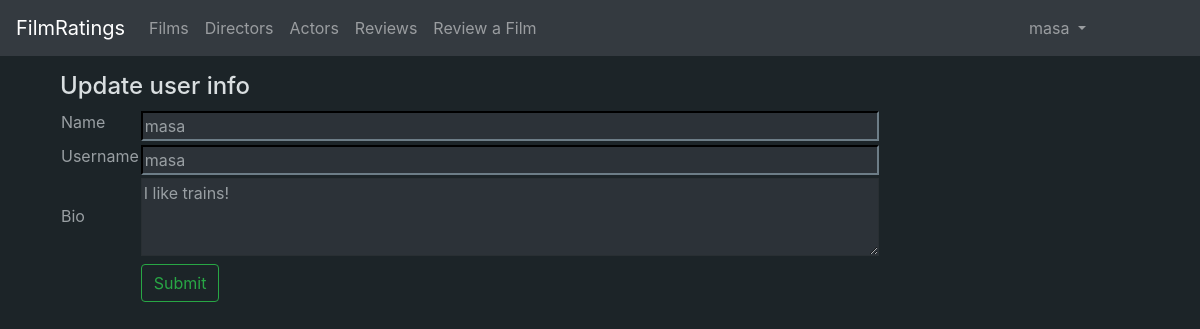
/user/2/edit (signed in), run on the app's committed database.
### application/auth/models.py (models this page shows, shortened)
class User(Base):
    __tablename__ = "account"
    name= db.Column(db.String(144), nullable=False)
    username = db.Column(db.String(144), nullable=False)
    password = db.Column(db.String(144), nullable=False)
    urole = db.Column(db.String(80), nullable = False)
    bio = db.Column(db.String(1200), nullable = True)
    ratings = db.relationship("Rating", cascade="all, delete-orphan")
    def role(self):
        return self.urole

### application/user/views.py (the view)
@app.route("/user/<user_id>/edit", methods=["GET"])
@login_required(role="DEFAULT")
def user_settings(user_id):
    user = User.query.get(user_id)
    if (user.id != current_user.id):
        return login_manager.unauthorized()
    formtorender = EditUserForm()
    formtorender.name.data = user.name
    formtorender.username.data = user.username
    formtorender.bio.data = user.bio
    return render_template("user/update.html", form=formtorender, user_id = user_id)

### application/user/forms.py
class EditUserForm(FlaskForm):
    name = StringField("Name", [validators.length(min=3, max=144)])
    username = StringField("Username", [validators.length(min=3, max=144)])
    bio = TextAreaField("Bio", [validators.optional(), validators.length(max=1200)])
    class Meta:
        csrf = False

### application/__init__.py (called while the page is built)
def login_required(role="ANY"):
    def wrapper(fn):
        @wraps(fn)
        def decorated_view(*args, **kwargs):
            if not current_user:
                return login_manager.unauthorized()
            if not current_user.is_authenticated:
                return login_manager.unauthorized()
            unauthorized = False
            if role != "ANY":
                unauthorized = True
            if current_user.role() == role:
                unauthorized = False
            if unauthorized:
                return login_manager.unauthorized()
            return fn(*args, **kwargs)
        return decorated_view
    return wrapper

@login_manager.user_loader
def load_user(user_id):
    return User.query.get(user_id)

### application/templates/user/update.html (shortened to what this page needs)
{% extends "layout.html" %}
{% block body %}
<form method="POST" action="{{url_for('update_user', user_id = user_id)}}">
    <div class="container">
        <div class="row">
            <div class="col-lg">
                <h4>Update user info</h4>
            </div>
        </div>
        <div class="row">
            <div class="col-lg">
                <table>
                    <tr>
                        <td>
                            {{ form.name.label(style="color:#999fa3")}}
                        </td>
                        <td>
                            {{ form.name(style="width:100%;background-color:#2c3238;color:#999fa3;border-color:#292F33")}}
                        </td>
                        <td>
                        </td>
                    </tr>
                    <tr>
                        <td>
                            {{ form.username.label(style="color:#999fa3")}}
                        </td>
                        <td>
                            {{form.username(style="width:100%;background-color:#2c3238;color:#999fa3;border-color:#292F33")}}
                        </td>
                        <td>
                        </td>
                    </tr>
                    <tr>
                        <td>
                            {{ form.bio.label(style="color:#999fa3")}}
                        </td>
                        <td>
                            {{form.bio(cols=70, rows=3, style="width:100%;background-color:#2c3238;color:#999fa3;border-color:#292F33")}}
                        </td>
                        <td>
                        </td>
                    </tr>
                    <tr><td></td>
                        <td colspan="2">
                            <Button type="submit" class="btn btn-outline-success">Submit</Button>
                        </td>
                    </tr>
                </table>
            </div>
        </div>
    </div>
</form>
{% endblock %}

### application/templates/layout.html (shortened to what this page needs)
<!DOCTYPE html>
<html>
  <head>
    <link rel="stylesheet" href="https://maxcdn.bootstrapcdn.com/bootstrap/4.0.0/css/bootstrap.min.css"
>
  </head>
  <body style="background-color:rgb(28, 36, 40); color:#d9dee0">
    <nav class="navbar navbar-expand-md navbar-dark bg-dark fixed-top mb-4">
      <a href="/" class="navbar-brand" href="#">FilmRatings</a>
      <div class="collapse navbar-collapse" id="navbarCollapse">
        <ul class="navbar-nav mr-auto">
          <li class="nav-item">
            <a class="nav-link" href="{{ url_for('films_index') }}">Films</a>
          </li>
          <li class="nav-item">
            <a class="nav-link" href="{{url_for('directors_index') }}">Directors</a>
          </li>
          <li class="nav-item">
            <a class="nav-link" href="{{url_for('actors_index') }}">Actors</a>
          </li>
            <li class="nav-item">
              <a class="nav-link" href="{{url_for('reviews_index') }}">Reviews</a>
            </li>
          {% if current_user.urole == "DEFAULT" %}
            <li class="nav-item">
              <a class="nav-link" href="{{url_for('ratings_form') }}">Review a Film</a>
            </li>
          {% endif %}
        </ul>
        <div class ="form-inline ">
            <ul class="navbar-nav mr-auto">
            {% if current_user.is_authenticated %}
            <li class="nav-item dropdown">
                <a class="nav-link dropdown-toggle" href="#" id="navbarDropdown" role="button" data-toggle="dropdown" aria-haspopup="true" aria-expanded="false">
                  {{current_user.name}}
                </a>
            </li>
            </ul>
            <div class="col-sm"></div>
            <div class="col-sm"></div>
            <div class="col-sm"></div>
            {% endif %}
        </div>
      </div>
    </nav>
    <br/><br/><br/>
    <main role="main" class="container">
      {% block body %}{% endblock %}
    </main>
  </body>
</html>

### data on the page
User: name "masa", username "masa", bio "I like trains!"
